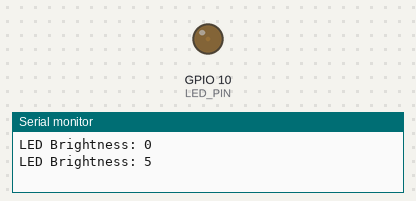
A sketch run on a simulated ESP32-S3. Parts: output pins drawn as LEDs (lit = HIGH), the last lines printed to the serial monitor.

Above: at 0.05 s.
At 0.95 s:
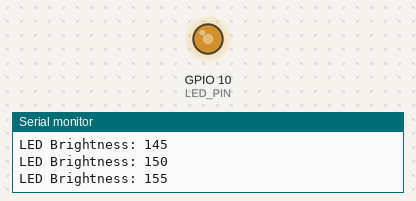
At 1.4 s:
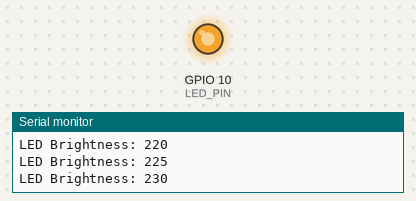
At 2.75 s:
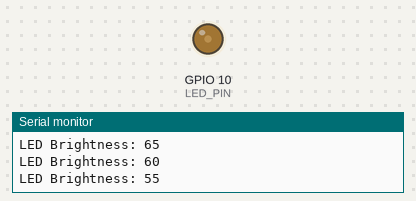
Timing chart, 0 to 7.1 s (numbered marks = the images above):
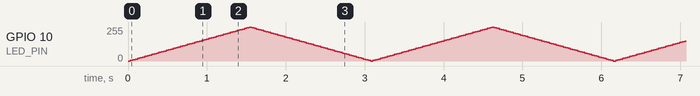

The sketch:

main.ino
```cpp
//V2.0

#define LED_PIN 10 // sample pin
#define BUTTON_PIN 4 // sample

int brightness = 0;        // brightness value
int fadeAmount = 5;        // increase amount

void setup() {
  Serial.begin(115200);
  // pinMode(LED_PIN, OUTPUT);
  ledcAttach(LED_PIN, 5000, 8);
}

void loop() {
  // blinkLed(LED_PIN, 1000);
  // controlLedWithButton(BUTTON_PIN, LED_PIN);

  analogFadeLED(LED_PIN, brightness);

  brightness += fadeAmount;
  if (brightness <= 0 || brightness >= 255) {
    fadeAmount = -fadeAmount;
  }

  delay(30);
}

/*
void blinkled(int pin, int interval) {
  digitalWrite(pin, HIGH);
  Serial.println("LED ON");
  delay(interval);

  digitalWrite(pin, LOW);
  Serial.println("LED OFF");
  delay(interval);
}
*/
/*
// turns on the LED when the button is pressed
void controlLedWithButton(int buttonPin, int ledPin) {
  int buttonState = digitalRead(buttonPin);

  if (buttonState == LOW) {
    digitalWrite(ledPin, HIGH);
    Serial.println("Button PRESSED - LED ON");
  } else {
    digitalWrite(ledPin, LOW);
    Serial.println("Button RELEASED - LED OFF");
  }

  delay(200);
}
*/
void analogFadeLED(int pin, int value) {
  ledcWrite(pin, value);
  Serial.print("LED Brightness: ");
  Serial.println(value);
}
```
